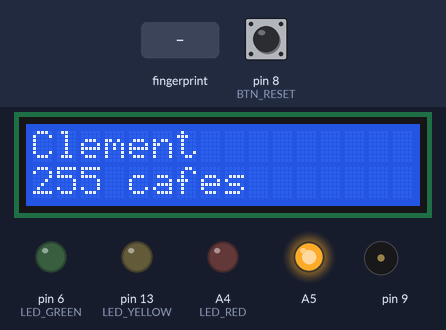
The sketch below on a simulated Arduino Mega 2560, built with avr-gcc and run on an emulated ATmega2560. Shown: 16×2 character LCD, output pins drawn as LEDs (lit = HIGH), buzzer (waves = sounding). Inputs (shaded band) come from the test bench; at power-on: pin 8 (BTN_RESET) LOW. EEPROM starts erased; what the sketch prints to the serial monitor is not drawn.

Above: at 4.3 s.
4.4 s: pin 8 (BTN_RESET) pulled HIGH for 3.2 s
At 7.2 s:
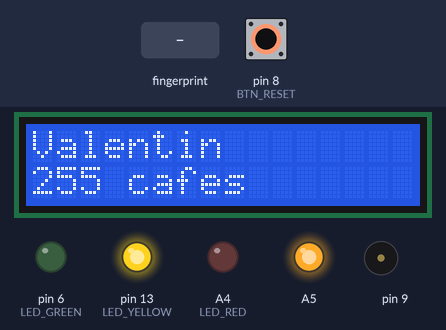
10.0 s: finger stored as number 1 placed on the sensor
At 11.8 s:
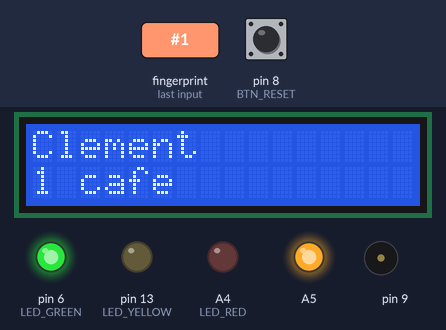
12.2 s: pin 8 (BTN_RESET) pulled HIGH for 1 s
At 16.11 s:
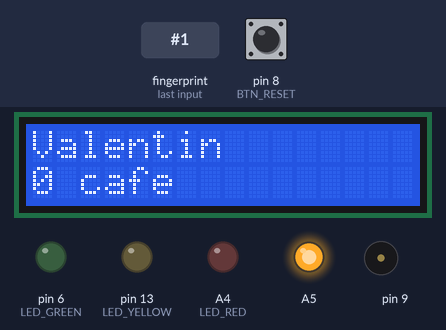
16.2 s: pin 8 (BTN_RESET) pulled HIGH for 0.15 s
At 19.2 s:
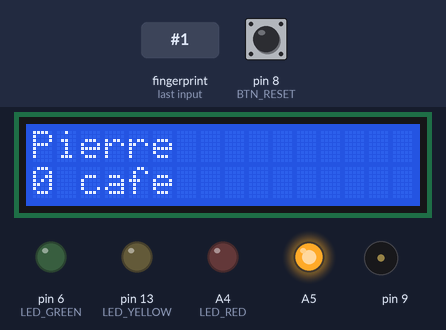
19.3 s: finger stored as number 1 placed on the sensor
At 20.8 s:
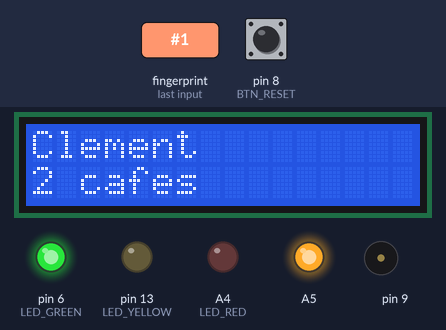
21.6 s: pin 8 (BTN_RESET) driven HIGH
At 32.8 s:
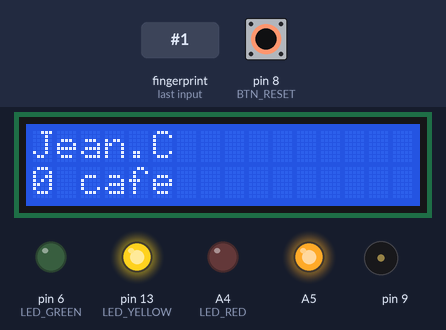
Timing chart, 0 to 34.3 s (numbered marks = the images above; inputs shaded):
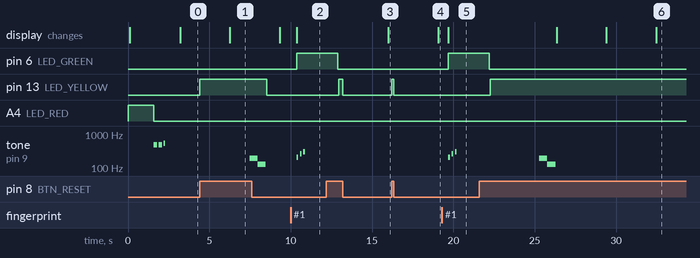

The sketch:

version1.ino
```cpp
#include "Arduino.h"

#include "Bouton.h"
#include "SavedData.h"
#include "Fingerprint.h"
#include "Musique.h"
#include "PinOut.h"
#include "Screen.h"

#define MAX_ANALOG_VALUE 1000
#define RST_DELAY 3000
#define PRINT_DELAY 2000
#define ERROR_DELAY 300

#define WIP 0
#define VERSION {1, 0, 0, WIP} // major, minor, patch, wip(bool)

// Variables initialization
Screen screen(LCD1, LCD2, LCD3, LCD4, LCD5, LCD6, LCD_LED);
SavedData savedData;
Fingerprint fingerprint;
Bouton boutonReset(BTN_RESET, RST_DELAY);
MyMusique musique(BIPPER);
Person lastPerson = UNKOWN + 1;

void setup(){
  pinMode(LED_RED, OUTPUT);
  pinMode(LED_YELLOW, OUTPUT);
  pinMode(LED_GREEN, OUTPUT);

  digitalWrite(LED_RED, true);

  Serial.begin(9600);
  savedData.setup();

  int version[4] = VERSION;
  screen.setup(&savedData, version);

  bool sucess = fingerprint.setup(FINGER_RX, FINGER_TX);
  if(!sucess){
    screen.printFingerError();
    while(1){delay(100);}
  }

  digitalWrite(LED_RED, false);
  musique.playBoot();
  delay(1000);
}

void sucessSequence(Person person){
  savedData.incrScore(person);
  //screen.printCoffees(savedData.toString(person), savedData.getScore(person), true);
  screen.jumpTo(person);

  digitalWrite(LED_GREEN, true);
  musique.playSucess(person + 1);
  delay(PRINT_DELAY);

  digitalWrite(LED_GREEN, false);
}

void errorSequence(){
  screen.printWrongFinger();

  digitalWrite(LED_RED, true);
  musique.playError();
  delay(ERROR_DELAY);

  digitalWrite(LED_RED, false);
}

void loop() {
  fingerprint.loop();
  boutonReset.loop();
  screen.loop();

  digitalWrite(LED_YELLOW, digitalRead(BTN_RESET)); // yellow LED matchs RST button

  if(fingerprint.read())
  {
    screen.forceUpdateScreen();
    Person readFinger = fingerprint.last_person_read();

    if(readFinger != UNKOWN) {
      sucessSequence(readFinger);
    } else {
      errorSequence();
    }
  }

  if(boutonReset.pressed())
  {
    savedData.reset();
    musique.playReset();
  }

  if(digitalRead(BTN_RESET)){ // Change with a new buton using the dedicated class
    screen.wakeup();
  }
}
```

Bouton.h
```cpp
#ifndef Boutons_h
#define Boutons_h

#include "Arduino.h"

class Bouton
{
private:
  const unsigned long m_debounceDelay;
  const int m_didPin;

  unsigned long m_lastDebounceTime = 0;

  bool m_didStatusRead = false;
  bool m_buttonPressed = false;
  bool m_didStatus = false;
  bool m_oldDidStatus = false;

public:
  Bouton(int pin, int delay = 50);

  void loop();
  bool pressed();
};

#endif
```

Fingerprint.cpp
```cpp
#include "Fingerprint.h"

#define LOOP_DELAY 50 // ms

const bool bypass = false;

Fingerprint::Fingerprint(){}

bool Fingerprint::setup(uint8_t pinRx, uint8_t pinTx){
  if(bypass)
    return true;

  Serial.println("\n\nBuilding Fingerprint");
  delay(100);
  _mySerial = &Serial1;

  Serial.println("\n\nSerial creation...");
   delay(100);
  _finger = new Adafruit_Fingerprint(_mySerial);

  Serial.println("\n\nbuilds OKs");

  delay(100);
  Serial.println("\n\nAdafruit finger detect test");

  // set the data rate for the sensor serial port
  _finger->begin(57600);
  delay(5);
  if (_finger->verifyPassword()) {
    Serial.println("Found fingerprint sensor!");
  } else {
    Serial.println("Did not find fingerprint sensor");
    return false;
  }

  Serial.println(F("Reading sensor parameters"));
  _finger->getParameters();
  Serial.print(F("Status: 0x")); Serial.println(_finger->status_reg, HEX);
  Serial.print(F("Sys ID: 0x")); Serial.println(_finger->system_id, HEX);
  Serial.print(F("Capacity: ")); Serial.println(_finger->capacity);
  Serial.print(F("Security level: ")); Serial.println(_finger->security_level);
  Serial.print(F("Device address: ")); Serial.println(_finger->device_addr, HEX);
  Serial.print(F("Packet len: ")); Serial.println(_finger->packet_len);
  Serial.print(F("Baud rate: ")); Serial.println(_finger->baud_rate);

  _finger->getTemplateCount();

  if (_finger->templateCount == 0) {
    Serial.print("Sensor doesn't contain any fingerprint data. Please run the 'enroll' example.");
  }
  else {
    Serial.println("Waiting for valid finger...");
    Serial.print("Sensor contains "); Serial.print(_finger->templateCount); Serial.println(" templates");
  }

  return true;
}

void Fingerprint::loop(){
  if(bypass)
    return true;

  static unsigned long lastExec = millis();

  if(millis() - lastExec < LOOP_DELAY)
    return;

  _finger_read = getFingerprintData(); // also update _last_person

  lastExec = millis();
}

bool Fingerprint::read(){
  if(bypass)
    return false;

  bool ret = _finger_read;
  _finger_read = false;

  return ret;
}

// Return value : false -> no  finger detected
//                true -> Finger detected (may be unknow)
bool Fingerprint::getFingerprintData(){
  if(bypass)
    return false;

  uint8_t p = _finger->getImage();
  switch (p) {
    case FINGERPRINT_OK:
      Serial.println("Image taken");
      break;
    case FINGERPRINT_NOFINGER:
      //Serial.println("No finger detected");
      return false;
    case FINGERPRINT_PACKETRECIEVEERR:
      Serial.println("Communication error");
      return false;
    case FINGERPRINT_IMAGEFAIL:
      Serial.println("Imaging error");
      return false;
    default:
      Serial.println("Unknown error");
      return false;
  }

  // OK success!

  p = _finger->image2Tz();
  switch (p) {
    case FINGERPRINT_OK:
      Serial.println("Image converted");
      break;
    case FINGERPRINT_IMAGEMESS:
      Serial.println("Image too messy");
      return false;
    case FINGERPRINT_PACKETRECIEVEERR:
      Serial.println("Communication error");
      return false;
    case FINGERPRINT_FEATUREFAIL:
      Serial.println("Could not find fingerprint features");
      return false;
    case FINGERPRINT_INVALIDIMAGE:
      Serial.println("Could not find fingerprint features");
      return false;
    default:
      Serial.println("Unknown error");
      return false;
  }

  // OK converted!
  p = _finger->fingerSearch();
  if (p == FINGERPRINT_OK) {
    Serial.println("Found a print match!");
  } else if (p == FINGERPRINT_PACKETRECIEVEERR) {
    Serial.println("Communication error");
    return false;
  } else if (p == FINGERPRINT_NOTFOUND) {
    Serial.println("Did not find a match");
    _last_person = UNKOWN;
    return true;
  } else {
    Serial.println("Unknown error");
    return false;
  }

  // found a match!
  Serial.print("Found ID #"); Serial.print(_finger->fingerID);
  Serial.print(" with confidence of "); Serial.println(_finger->confidence);

  _last_person = _finger->fingerID;
  return true;
}

bool Fingerprint::getFingerprintData2(){
  if(bypass)
    return true;

  uint8_t p = _finger->getImage();
  if(p != FINGERPRINT_OK){
    return false;
  }

  p = _finger->image2Tz();
  if(p != FINGERPRINT_OK){
    return false;
  }

  p = _finger->fingerSearch();
  if(p == FINGERPRINT_NOTFOUND){
    _last_person = UNKOWN;
    return true;
  }

  if (p != FINGERPRINT_OK) {
    return false;
  }

  // Found someone
  _last_person = _finger->fingerID;
  return true;
}
```

Fingerprint.h
```cpp
#ifndef FingerPrint_h
#define FingerPrint_h

#include <Adafruit_Fingerprint.h>
#include "SavedData.h"

class Fingerprint
{
private:
  HardwareSerial* _mySerial;
  Adafruit_Fingerprint* _finger;

  bool _finger_read = false;
  Person _last_person = UNKOWN;

  bool getFingerprintData();
  bool getFingerprintData2();

public:
  Fingerprint();

  bool setup(uint8_t pinRx, uint8_t pinTx);
  void loop();

  bool read();
  Person last_person_read(){return _last_person;}
};

#endif
```

Musique.cpp
```cpp
#include "Musique.h"

MyMusique::MyMusique(int pin) : _pin(pin) {}

void MyMusique::playNote(int note_idx, int note_high, int note_duration){
  int note = _notes[note_idx] * pow(1.06, note_high  * 4);

  tone(_pin, note, note_duration);
}

void MyMusique::playNote(int note_idx, int note_duration)
{
  tone(_pin, _notes[note_idx], note_duration);
}

void MyMusique::playSucess(int high)
{
  playNote(0, high, 100);
  delay(200);

  playNote(1, high, 100);
  delay(200);

  playNote(2, high, 100);
  delay(100);
}

void MyMusique::playBoot(){
  playNote(2, 4, 200);
  delay(300);

  playNote(2, 4, 200);
  delay(300);

  playNote(1, 5, 100);
}

void MyMusique::playError()
{
  playNote(0, 300);
  delay(300);
}

void MyMusique::playReset()
{
  playNote(2, 500);
  delay(500);
  playNote(0, 500);
  delay(500);
}
```

Musique.h
```cpp
#ifndef Musique_h
#define Musique_h

#include "Arduino.h"

class MyMusique
{
private:
  int _pin;
  const int _notes[3] = {131, 165, 191};

  void playNote(int note_idx, int note_high, int note_duration);
  void playNote(int note_idx, int note_duration);

public:
  MyMusique(int pin);

  void playBoot();
  void playSucess(int high);
  void playError();
  void playReset();
};

#endif
```

PinOut.h
```cpp
#ifndef PINOUT_h
#define PINOUT_h

#define LED_RED A4
#define LED_YELLOW 13
#define LED_GREEN 6

#define BTN_RESET 8
#define BTN_1 3
#define BTN_2 2
#define BIPPER 9

#define LCD1 12
#define LCD2 11
#define LCD3 5
#define LCD4 4
#define LCD5 A2
#define LCD6 A3

#define LCD_LED A5

//#define FINGER_RX A1
//#define FINGER_TX A0
#define FINGER_RX 0
#define FINGER_TX 1

#endif
```

SavedData.cpp
```cpp
#include "SavedData.h"

#include <EEPROM.h>

const bool enable_EEPROM = true;

SavedData::SavedData(){}

void SavedData::setup(){
  for(int personne = 0; personne < UNKOWN; personne ++)
  {
    if(enable_EEPROM)
      scores[personne] = EEPROM.read(personne);

    Serial.println(toString(personne));
    Serial.println(scores[personne]);
  }
}

void SavedData::reset(){
  Serial.println("RESET");

  for(int personne = CLAV; personne < UNKOWN; personne ++)
  {
    scores[personne] = 0;
    if(enable_EEPROM)
      EEPROM.write(personne, 0);
  }

  EEPROM.write(0, 0);
}

int SavedData::getScore(Person person){
  if(person >= UNKOWN || person < CLAV)
  {
    return -1;
  }

  return scores[person];
}

void SavedData::incrScore(Person person)
{
  if(person >= UNKOWN || person < CLAV){
    Serial.println("incrScore error, person is out of range");
    Serial.println(person);
    return;
  }

  scores[person] = scores[person] + 1;

  if(enable_EEPROM)
    EEPROM.write((int)person, scores[person]);
}

String SavedData::toString(Person person){
  switch(person){
    case NROL:
      return "Nicolas";

    case CLAV:
      return "Clement";

    case VLUC:
      return "Valentin";

    case PCO:
      return "Pierre";

    case JCHA:
      return "Jean.C";

    case AMAA:
      return "Alexis";

    case JDUV:
      return "Jean.D";

    case UNKOWN:
    default:
      return "Inconnu";
  }

  return "Personne non trouvée";
}

void SavedData::setScore(Person person, int score)
{
  if(person >= UNKOWN || person < CLAV){
    Serial.println("setScore error, person is out of range");
    Serial.println(person);
    return;
  }

  scores[person] = score;

  if(enable_EEPROM)
    EEPROM.write((int)person, scores[person]);
}
```

SavedData.h
```cpp
#ifndef SavedData_h
#define SavedData_h

#include "Arduino.h"

enum Person{
  CLAV = 1,
  VLUC = 2,
  PCO = 3,
  JCHA = 4,
  AMAA = 5,
  NROL = 6,
  JDUV = 7,
  UNKOWN //last
};

class SavedData
{
private:
  int scores[UNKOWN]= {0};

public:
  SavedData();

  void setup();
  int getScore(Person person);
  void incrScore(Person person);
  void setScore(Person person, int score);
  void reset();
  String toString(Person person);
};

#endif
```

Screen.cpp
```cpp
#include "Arduino.h"
#include "Screen.h"

#define PERIOD_AUTO_CHANGE 3000
#define PERIOD_BACKLIGHT UNKOWN * (PERIOD_AUTO_CHANGE)

Screen::Screen(int pin1, int pin2, int pin3, int pin4, int pin5, int pin6, int led_pin) : _led_pin(led_pin)
{
  _lcd = new LiquidCrystal(pin1, pin2, pin3, pin4, pin5, pin6);
}

void Screen::setup(SavedData* savedData, int version[4])
{
  _lcd->begin(16, 2);
  _savedData = savedData;

  pinMode(_led_pin, OUTPUT);
  digitalWrite(_led_pin, true);
  _sleepTime = millis();

  printVersion(version);
}

void Screen::printVersion(int version[4]){
  _lcd->print("Version");
  _lcd->setCursor(0, 1);
  _lcd->print(version[0]);
  _lcd->print(".");
  _lcd->print(version[1]);
  _lcd->print(".");
  _lcd->print(version[2]);
  if(version[3])
    _lcd->print(" WIP");
}

void Screen::loop(){
  static unsigned long lastAutoUpdate = millis();

  if(_sleep){
    return;
  }

  if(_updateScreen)
  {
    updateScreen();
    lastAutoUpdate = millis();
    return;
  }

  if(millis() - _sleepTime > PERIOD_BACKLIGHT){
    clear();
    digitalWrite(_led_pin, false);
    _sleep = true;
  }

  if(millis() - lastAutoUpdate > PERIOD_AUTO_CHANGE){
    _personToPrint = _personToPrint + 1;

    if(_personToPrint >= UNKOWN)
    {
      _personToPrint = CLAV;
    }

    _updateScreen = true;
  }
}

void Screen::jumpTo(Person person)
{
  _personToPrint = person;
  updateScreen();
  forceUpdateScreen();
}

void Screen::wakeup()
{
  _sleepTime = millis();

  if(!_sleep)
    return;

  digitalWrite(_led_pin, true);
  _updateScreen = true;
  _sleep = false;
}

void Screen::forceUpdateScreen(){
  wakeup();
  _updateScreen = true;
}

void Screen::updateScreen(){
  printCoffees(_savedData->toString(_personToPrint), _savedData->getScore(_personToPrint));
  _updateScreen = false;
}

void Screen::printCoffees(String nom, int score){
  clear();

  if(score == -1){
    _lcd->print("Input error");
    return;
  }

  _lcd->print(nom);
  _lcd->setCursor(0, 1);
  _lcd->print(score);
  _lcd->print(" cafe");

  if(score > 1)
    _lcd->print("s");
}

void Screen::printFingerError(){
  clear();
  _lcd->print("ERR: Finger init");
  _lcd->setCursor(0,1);
  _lcd->print("Need reset");
}

void Screen::clear(){
  _lcd->clear();
  _lcd->setCursor(0,0);
}

void Screen::printWrongFinger(){
  clear();
  _lcd->print("ERR: Finger not");
  _lcd->setCursor(0,1);
  _lcd->print("recognized");
}
```

Screen.h
```cpp
#ifndef SCREEN_H
#define SCREEN_H

#include <LiquidCrystal.h>
#include "Arduino.h"
#include "SavedData.h"


class Screen {

private:
  LiquidCrystal* _lcd;
  Person _personToPrint = CLAV;
  bool _updateScreen = true;
  bool _sleep = false;
  unsigned long _sleepTime;
  SavedData* _savedData;
  int _led_pin;

public:
  Screen(int pin1, int pin2, int pin3, int pin4, int pin5, int pin6, int led_pin);
  void setup(SavedData* savedData, int version[4]);

  void loop();
  void updateScreen();
  void forceUpdateScreen();
  void wakeup();

  void printVersion(int version[4]);
  void printCoffees(String nom, int score);
  void printFingerError();
  void printWrongFinger();
  void jumpTo(Person person);

  void clear();
};


#endif
```

bonton.cpp
```cpp
#include "Bouton.h"

Bouton::Bouton(int pin, int delay): m_didPin(pin), m_debounceDelay(delay)
{
  pinMode(pin, INPUT);
}

bool Bouton::pressed(){
  bool ret = m_buttonPressed;

  if(m_buttonPressed && !m_didStatusRead )
    m_didStatusRead = true;

  return ret;
}

void Bouton::loop() {
  int reading = digitalRead(m_didPin);
  if (reading != m_oldDidStatus) {
    m_lastDebounceTime = millis();
  }
  if ((millis() - m_lastDebounceTime)>= m_debounceDelay) {
    if (reading != m_didStatus) {
      m_didStatus = reading;
      //Serial.print(F("Sensor state : ")); Serial.println(m_didStatus);
    }
  }
  m_oldDidStatus = reading;

  if(m_didStatusRead && m_didStatus == 0){
    m_didStatusRead = false;
  }

  m_buttonPressed = !m_didStatusRead && m_didStatus;
}
```

Measured:
- after the input at 4.4 s, pin 13 (LED_YELLOW): LOW → HIGH at once, → LOW 4.1 s later; tone on pin 9: silent → 191 Hz after 3.1 s, → 131 Hz 0.50 s later, → silent 0.50 s later
- after the input at 10.0 s, pin 6 (LED_GREEN): LOW → HIGH after 0.38 s; tone on pin 9: plays 208 Hz for 0.10 s, 262 Hz for 0.10 s, 304 Hz for 0.10 s, starting after 0.38 s; the display: changes after 0.38 s (image 2)
- after the input at 12.2 s, pin 13 (LED_YELLOW): LOW → HIGH after 0.74 s, → LOW 0.26 s later
- after the input at 16.2 s, pin 13 (LED_YELLOW): LOW → HIGH at once, → LOW 0.13 s later
- after the input at 19.3 s, pin 6 (LED_GREEN): LOW → HIGH after 0.40 s; tone on pin 9: plays 208 Hz for 0.10 s, 262 Hz for 0.10 s, 304 Hz for 0.10 s, starting after 0.40 s; the display: changes after 0.40 s (image 5)
- after the input at 21.6 s, pin 13 (LED_YELLOW): LOW → HIGH after 0.67 s; tone on pin 9: silent → 191 Hz after 3.7 s, → 131 Hz 0.50 s later, → silent 0.50 s later
